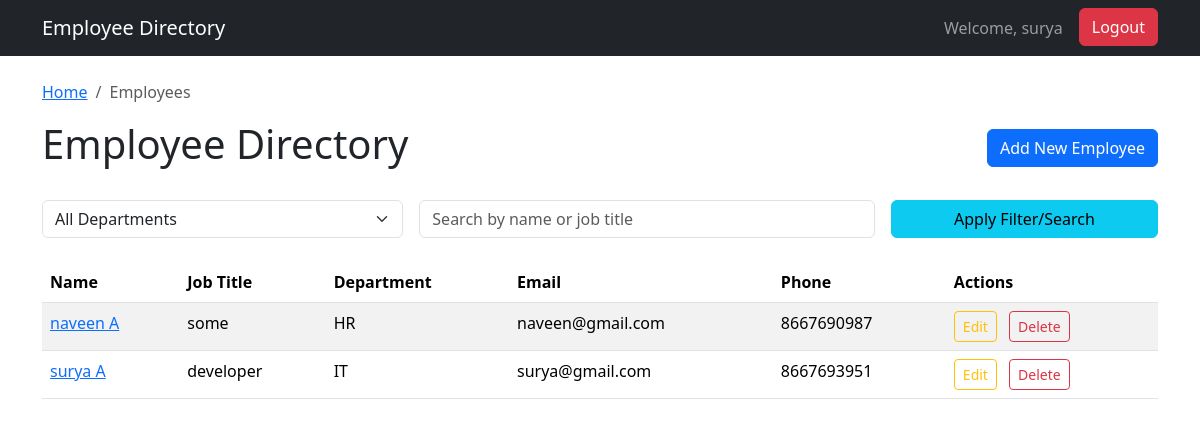
Screenshot of /employees/ (signed in) with the database file from the repository.
### employees/models.py (models this page shows, shortened)
class Employee(models.Model):
    first_name = models.CharField(max_length=100)
    last_name = models.CharField(max_length=100)
    email = models.EmailField(unique=True)
    phone_number = models.CharField(max_length=20, blank=True, null=True)
    hire_date = models.DateField()
    job_title = models.CharField(max_length=100)
    department = models.ForeignKey(Department, on_delete=models.SET_NULL, null=True, blank=True)
    class Meta:
        ordering = ['last_name', 'first_name']
    def full_name(self):
        return f"{self.first_name} {self.last_name}"

class Department(models.Model):
    name = models.CharField(max_length=100, unique=True)
    class Meta:
        ordering = ['name']
    def __str__(self):
        return self.name

### employees/views.py (the view)
# urls.py: path('', EmployeeListView.as_view(), name='home'),
class EmployeeListView(ListView):
    model = Employee
    template_name = 'employees/employee_list.html'
    context_object_name = 'employees'
    paginate_by = 10
    def get_queryset(self):
        queryset = super().get_queryset()
        department_id = self.request.GET.get('department')
        if department_id:
            queryset = queryset.filter(department__id=department_id)
        query = self.request.GET.get('q')
        if query:
            queryset = queryset.filter(
                Q(first_name__icontains=query) |
                Q(last_name__icontains=query) |
                Q(job_title__icontains=query)
            )
        return queryset
    def get_context_data(self, **kwargs):
        context = super().get_context_data(**kwargs)
        context['departments'] = Department.objects.all()
        context['selected_department'] = self.request.GET.get('department', '')
        context['query'] = self.request.GET.get('q', '')
        context['breadcrumbs'] = [
            {'name': 'Home', 'url': reverse_lazy('home')},
            {'name': 'Employees', 'url': reverse_lazy('employee_list')},
        ]
        return context

### employees/templates/employees/employee_list.html (shortened to what this page needs)
{% extends 'base.html' %}
{% block content %}
<div class="d-flex justify-content-between align-items-center mb-4">
    <h1>Employee Directory</h1>
    {% if user.is_staff %}
        <a href="{% url 'employee_add' %}" class="btn btn-primary">Add New Employee</a>
    {% endif %}
</div>
<form method="GET" class="mb-4">
    <div class="row g-3 align-items-center">
        <div class="col-md-4">
            <select name="department" id="departmentFilter" class="form-select">
                <option value="">All Departments</option>
            </select>
        </div>
        <div class="col-md-5">
            <input type="text" id="searchQuery" name="q" class="form-control" placeholder="Search by name or job title" value="{{ query }}">
        </div>
        <div class="col-md-3">
            <button type="submit" class="btn btn-info w-100">Apply Filter/Search</button>
        </div>
    </div>
</form>
{% if employees %}
<div class="table-responsive">
    <table class="table table-striped table-hover">
        <thead>
            <tr>
                <th>Name</th>
                <th>Job Title</th>
                <th>Department</th>
                <th>Email</th>
                <th>Phone</th>
                {% if user.is_staff %}
                <th>Actions</th>
                {% endif %}
            </tr>
        </thead>
        <tbody>
            {% for employee in employees %}
            <tr>
                <td><a href="{% url 'employee_detail' employee.pk %}">{{ employee.full_name }}</a></td>
                <td>{{ employee.job_title }}</td>
                <td>{{ employee.department|default:"N/A" }}</td>
                <td>{{ employee.email }}</td>
                <td>{{ employee.phone_number|default:"N/A" }}</td>
                {% if user.is_staff %}
                <td>
                    <a href="{% url 'employee_edit' employee.pk %}" class="btn btn-sm btn-outline-warning me-2">Edit</a>
                    <a href="{% url 'employee_delete' employee.pk %}" class="btn btn-sm btn-outline-danger">Delete</a>
                </td>
                {% endif %}
            </tr>
            {% endfor %}
        </tbody>
    </table>
</div>
{% else %}
    <div class="alert alert-info" role="alert">
        No employees found matching your criteria.
    </div>
{% endif %}
{% endblock %}

### templates/base.html (shortened to what this page needs)
<!DOCTYPE html>
<html lang="en">
<head>
    <link href="https://cdn.jsdelivr.net/npm/bootstrap@5.3.3/dist/css/bootstrap.min.css" rel="stylesheet">
</head>
<body>
    <nav class="navbar navbar-expand-lg navbar-dark bg-dark">
        <div class="container">
            <a class="navbar-brand" href="{% url 'home' %}">Employee Directory</a>
            <div class="collapse navbar-collapse" id="navbarNav">
                <ul class="navbar-nav ms-auto">
                    {% if user.is_authenticated %}
                    <span class="navbar-text me-3">
                        Welcome, {{ user.username }}
                    </span>
                    <li class="nav-item">
                        <form action="{% url 'logout' %}" method="post" style="display: inline;">
                            <button type="submit" class="btn btn-danger">Logout</button>
                        </form>
                    </li>
                    {% else %}
                    <li class="nav-item">
                        <a class="btn btn-success" href="{% url 'login' %}">Login</a>
                    </li>
                    {% endif %}
                </ul>
            </div>
        </div>
    </nav>
    <div class="container mt-4">
        {% if breadcrumbs %}
        <nav aria-label="breadcrumb" class="mb-3">
            <ol class="breadcrumb">
                {% for crumb in breadcrumbs %}
                    {% if forloop.last %}
                        <li class="breadcrumb-item active" aria-current="page">{{ crumb.name }}</li>
                    {% else %}
                        <li class="breadcrumb-item"><a href="{{ crumb.url }}">{{ crumb.name }}</a></li>
                    {% endif %}
                {% endfor %}
            </ol>
        </nav>
        {% endif %}
        {% block content %}{% endblock %}
    </div>
</body>
</html>

### rows the page displays
Employee: full_name "naveen A", job_title "some", department "HR", email "naveen@gmail.com", phone_number "8667690987"
Employee: full_name "surya A", job_title "developer", department "IT", email "surya@gmail.com", phone_number "8667693951"

### other values shown
{{ user.username }} "surya"
{{ crumb.name }} "Home"
{{ crumb.name }} "Employees"
